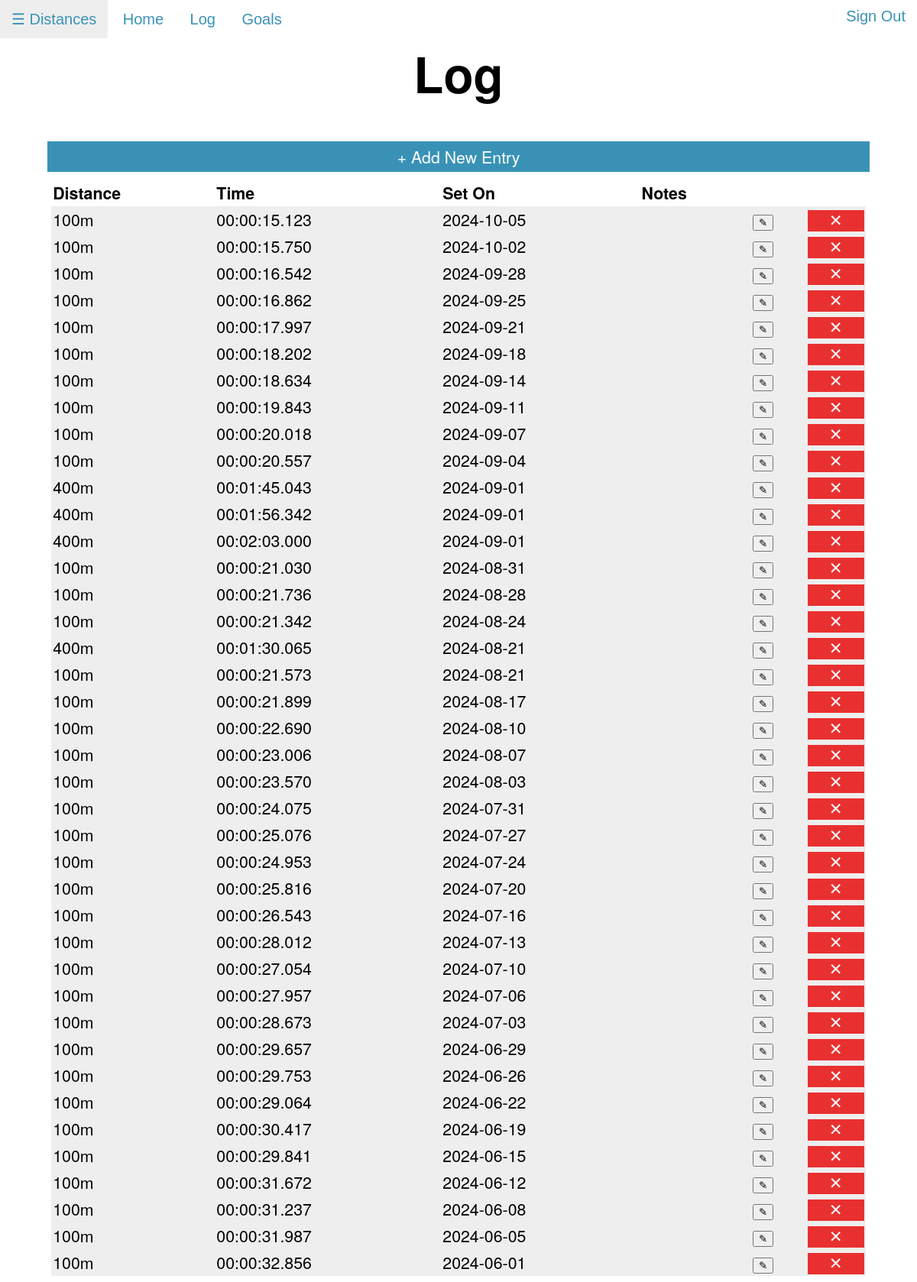
/log (signed in), run on an earlier commit of the app's database.
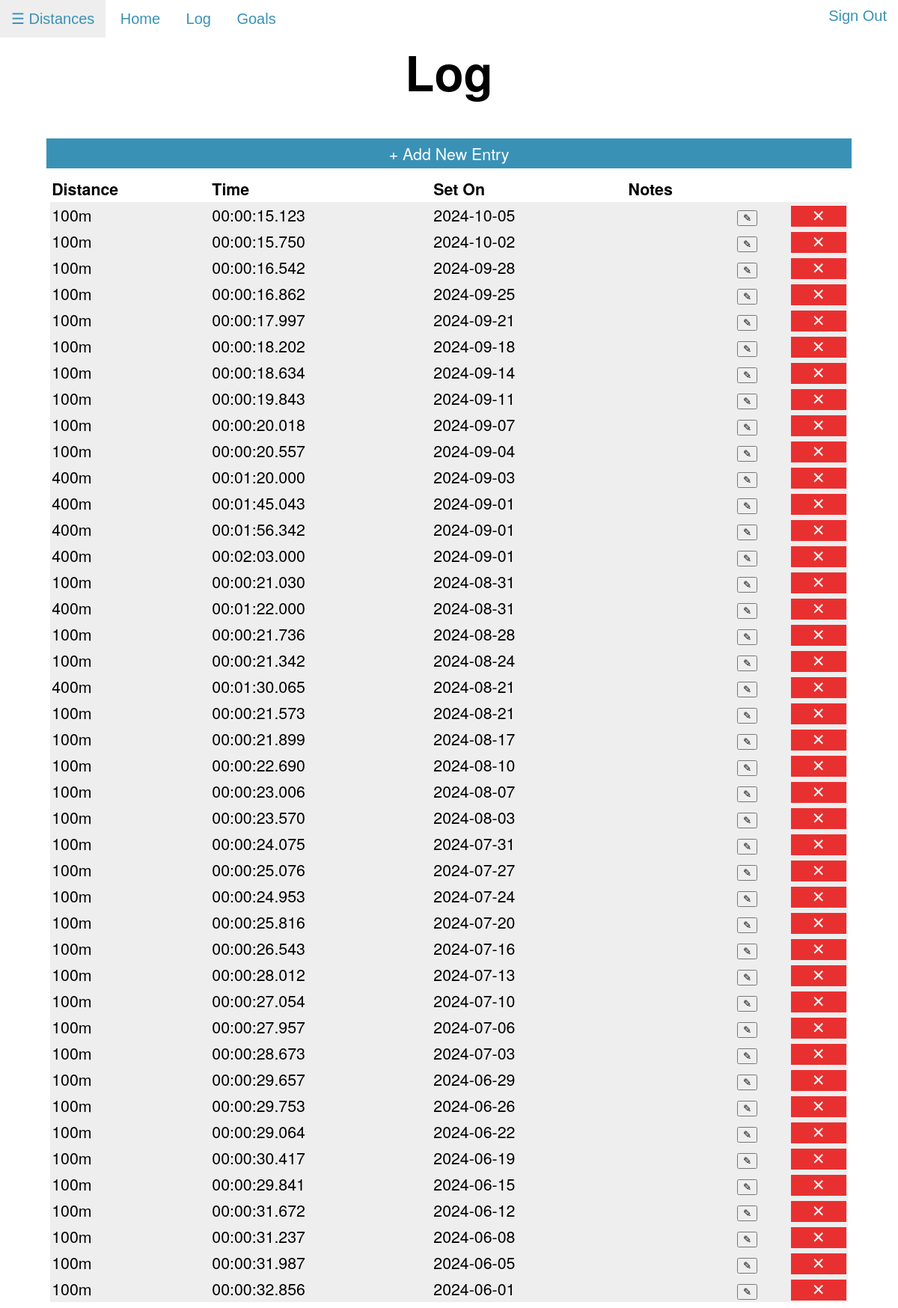
And on a later commit of the database.
### tables this page shows
CREATE TABLE times (id INTEGER PRIMARY KEY AUTOINCREMENT NOT NULL, user_id INTEGER NOT NULL, dist_id INTEGER NOT NULL, h INTEGER NOT NULL, m INTEGER NOT NULL, s INTEGER NOT NULL, ms INTEGER NOT NULL, date TEXT NOT NULL, notes TEXT);

CREATE TABLE distances (id INTEGER PRIMARY KEY AUTOINCREMENT NOT NULL, user_id INTEGER NOT NULL, distance TEXT NOT NULL);

### app.py (the view)
@app.route("/log", methods=["GET", "POST"])
@login_required
def log():
    times = db.execute("SELECT * FROM times WHERE times.user_id = ? ORDER BY date DESC", session["user_id"])
    for time in times:
        time["distance"] = db.execute("SELECT distance FROM distances WHERE id = ?", time["dist_id"])[0]["distance"]
    load_dists()
    return render_template("log.html", dists=dists, times=times)

### app.py (called while the page is built)
def login_required(f):
    @wraps(f)
    def decorated_function(*args, **kwargs):
        if session.get("user_id") is None:
            return redirect("/login")
        return f(*args, **kwargs)
    return decorated_function

def load_dists():
    dists.clear()
    rows = db.execute("SELECT distance FROM distances WHERE user_id = ?", session["user_id"])
    for row in rows:
        if row["distance"] not in dists:
            dists.append(row["distance"])

### templates/log.html (shortened to what this page needs)
{% extends "layout.html" %}
{% block body %}
    <h1>Log</h1>
    <a class="addentrylink" href="/addentry">&plus; Add New Entry</a>
    <table>
        <thead class="heading">
            <td>Distance</td>
            <td>Time</td>
            <td>Set On</td>
            <td>Notes</td>
            <td></td>
            <td></td>
        </thead>
        {% for entry in times %}
        <tr>
            <td>{{ entry["distance"] }}</td>
            <td>{{ '%02d' % entry["h"] }}:{{ '%02d' % entry["m"] }}:{{ '%02d' % entry["s"] }}.{{ '%03d' % entry["ms"] }}</td>
            <td>{{ entry["date"] }}</td>
            <td>{{ entry["notes"] }}</td>
            <td>
                <form action="/editentry">
                    <button class="editbutton" type="submit">&#9998;</button>
                </form>
            </td>
            <td>
                <form action="/deleteentry">
                    <button class="trashbutton" type="submit">&#10005;</button>
                </form>
            </td>
        </tr>
        {% endfor %}
    </table>
{% endblock %}

### templates/layout.html (shortened to what this page needs)
<!DOCTYPE html>
<html lang="en">
    <head>
        <link rel="stylesheet" href="{{ url_for('static', filename='styles.css') }}">
    </head>
    <body>
        <div id="TopBar" class="topbar">
            <button class="openbtn" onclick="sidebarToggle()">&#9776; Distances</button>
            <a href="/"><button>Home</button></a>
            <a href="/log"><button>Log</button></a>
            <a href="/goals"><button>Goals</button></a>
            <a href="/signout" style="float:right;"><button>Sign Out</button></a>
        </div>
        <div id="main">
            {% block body %}{% endblock %}
        </div>
    </body>
</html>

### static/styles.css (style rules this page uses)
:root { --light_blue: rgb(57, 146, 182); --dark_blue: rgb(34, 56, 104); --light_gray: rgb(238, 238, 238); --dark_gray: rgb(126, 126, 126); }
body { font-family: 'Helvetica Neue', 'Arial', sans-serif; }
.topbar { height: 50px; width: 100%; position: fixed; top: 0; left: 0; background-color: white; z-index: 100; }
.topbar button { height: 100%; font-size: 20px; cursor: pointer; background-color: white; color: var(--light_blue); padding: 10px 15px; border: none; }
.topbar a { text-decoration: none; color: var(--light_blue) }
.openbtn { height: 100%; font-size: 20px; cursor: pointer; background-color: white; color: var(--light_blue); padding: 10px 15px; border: none; }
#main { transition: margin-left .5s; margin-top: 50px; }
h1 { font-size: 48pt; font-weight: bold; text-align: center; }
table { background-color: var(--light_gray); border-color: #ffffff; border-width: 2pt; border-collapse: collapse; margin-right: auto; margin-left: auto; width: 90%; margin-top: 10px; }
td { font-size: 16pt; border-color: white; border-width: 2pt; padding: 2px; }
.heading { font-weight: bold; background-color: white; font-size: 24pt; }
.trashbutton { border: none; width: 100%; height: 100%; font-size: 16pt; color: white; background-color: #e93030; transition: .5s; }
.addentrylink { text-align: center; text-decoration: none; font-size: 16pt; color: white; background-color: var(--light_blue); padding: 5px; margin-left: auto; margin-right: auto; display: block; width: 90%; transition: .5s; }

What changed in the data, as far as the page shows it:
added times: distance "400m", h "00", m "01", s "20", ms "000", date "2024-09-03"
added times: distance "400m", h "00", m "01", s "22", ms "000", date "2024-08-31"
